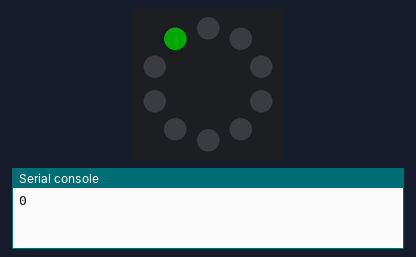
Simulated run of this program. Board: Circuit Playground running CircuitPython. Shown: the board's ring of 10 RGB LEDs (number 0 left of the top, counting anticlockwise), the last lines printed to the serial console. Dim RGB values are drawn brighter than linear.

Above: at 0.15 s.
At 1.35 s:
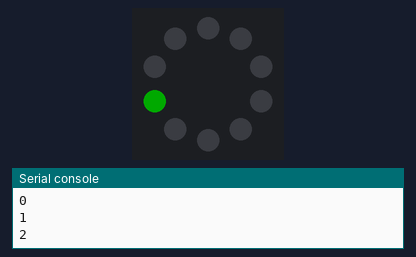
At 2.55 s:
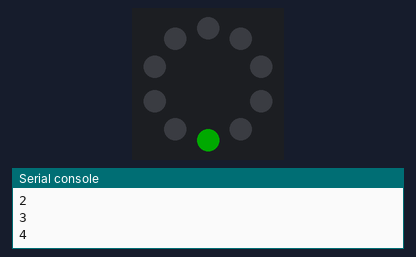
At 5.56 s:
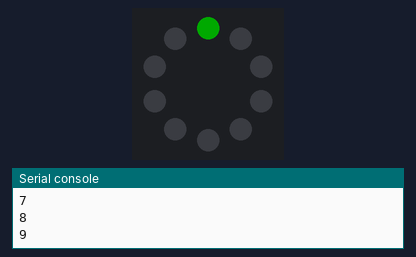
At 8.57 s:
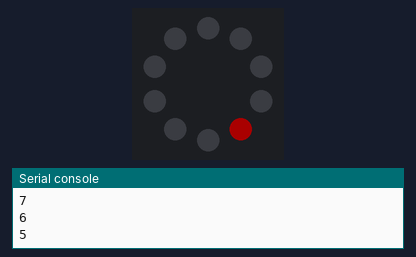
At 11.57 s:
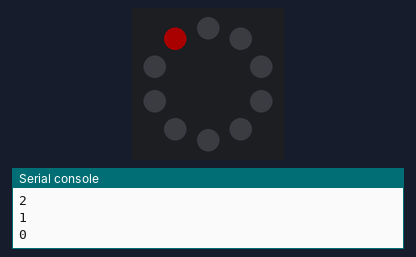

The program:

code.py
```python
#Marcus Jones Jr.
#Chapter 3
#lab 2
from adafruit_circuitplayground import cp
import time
BLACK = (0,0,0)
DELAY = .3

while True:
    for num in range(10):
        print(num)
        cp.pixels[num] = (0,45,0)
        time.sleep(DELAY)
        cp.pixels[num] = BLACK
        time.sleep(DELAY)
    for num in range(9, -1, -1):
        cp.pixels[num] = (45,0,0)
        print(num)
        time.sleep(DELAY)
        cp.pixels[num] = BLACK
        time.sleep(DELAY)
```

Measured:
- by itself, everything shown: repeats every 12.0 s, in 40 steps
